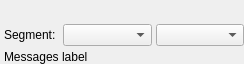
<?xml version="1.0" encoding="UTF-8"?>
<ui version="4.0">
 <class>qDMMLSegmentSelectorWidget</class>
 <widget class="qDMMLWidget" name="qDMMLSegmentSelectorWidget">
  <property name="geometry">
   <rect>
    <x>0</x>
    <y>0</y>
    <width>244</width>
    <height>64</height>
   </rect>
  </property>
  <property name="windowTitle">
   <string>qDMMLSegmentSelectorWidget</string>
  </property>
  <layout class="QGridLayout" name="gridLayout">
   <property name="horizontalSpacing">
    <number>0</number>
   </property>
   <property name="verticalSpacing">
    <number>2</number>
   </property>
   <property name="margin">
    <number>0</number>
   </property>
   <item row="1" column="0">
    <widget class="QFrame" name="frame_Segment">
     <property name="frameShape">
      <enum>QFrame::NoFrame</enum>
     </property>
     <property name="frameShadow">
      <enum>QFrame::Raised</enum>
     </property>
     <layout class="QHBoxLayout" name="horizontalLayout">
      <property name="spacing">
       <number>0</number>
      </property>
      <property name="leftMargin">
       <number>4</number>
      </property>
      <property name="topMargin">
       <number>0</number>
      </property>
      <property name="rightMargin">
       <number>0</number>
      </property>
      <property name="bottomMargin">
       <number>0</number>
      </property>
      <item>
       <widget class="QFrame" name="frame_SegmentIndented">
        <property name="frameShape">
         <enum>QFrame::NoFrame</enum>
        </property>
        <property name="frameShadow">
         <enum>QFrame::Raised</enum>
        </property>
        <layout class="QGridLayout" name="gridLayout_2">
         <property name="margin">
          <number>0</number>
         </property>
         <property name="spacing">
          <number>4</number>
         </property>
         <item row="0" column="1">
          <widget class="ctkCheckableComboBox" name="CheckableComboBox_Segment">
           <property name="sizePolicy">
            <sizepolicy hsizetype="Expanding" vsizetype="Fixed">
             <horstretch>0</horstretch>
             <verstretch>0</verstretch>
            </sizepolicy>
           </property>
          </widget>
         </item>
         <item row="0" column="2">
          <widget class="QComboBox" name="comboBox_Segment">
           <property name="sizePolicy">
            <sizepolicy hsizetype="Expanding" vsizetype="Fixed">
             <horstretch>0</horstretch>
             <verstretch>0</verstretch>
            </sizepolicy>
           </property>
          </widget>
         </item>
         <item row="0" column="0">
          <widget class="QLabel" name="label_Segment">
           <property name="text">
            <string>Segment: </string>
           </property>
          </widget>
         </item>
         <item row="1" column="0" colspan="3">
          <widget class="QLabel" name="label_Message">
           <property name="text">
            <string>Messages label</string>
           </property>
          </widget>
         </item>
        </layout>
       </widget>
      </item>
     </layout>
    </widget>
   </item>
   <item row="0" column="0">
    <widget class="qDMMLNodeComboBox" name="DMMLNodeComboBox_Segmentation">
     <property name="nodeTypes">
      <stringlist>
       <string>vtkDMMLSegmentationNode</string>
      </stringlist>
     </property>
     <property name="addEnabled">
      <bool>false</bool>
     </property>
     <property name="renameEnabled">
      <bool>true</bool>
     </property>
    </widget>
   </item>
  </layout>
 </widget>
 <customwidgets>
  <customwidget>
   <class>qDMMLNodeComboBox</class>
   <extends>QWidget</extends>
   <header>qDMMLNodeComboBox.h</header>
  </customwidget>
  <customwidget>
   <class>qDMMLWidget</class>
   <extends>QWidget</extends>
   <header>qDMMLWidget.h</header>
   <container>1</container>
  </customwidget>
  <customwidget>
   <class>ctkCheckableComboBox</class>
   <extends>QComboBox</extends>
   <header>ctkCheckableComboBox.h</header>
  </customwidget>
 </customwidgets>
 <resources/>
 <connections>
  <connection>
   <sender>qDMMLSegmentSelectorWidget</sender>
   <signal>dmmlSceneChanged(vtkDMMLScene*)</signal>
   <receiver>DMMLNodeComboBox_Segmentation</receiver>
   <slot>setDMMLScene(vtkDMMLScene*)</slot>
   <hints>
    <hint type="sourcelabel">
     <x>3</x>
     <y>33</y>
    </hint>
    <hint type="destinationlabel">
     <x>77</x>
     <y>7</y>
    </hint>
   </hints>
  </connection>
 </connections>
</ui>
